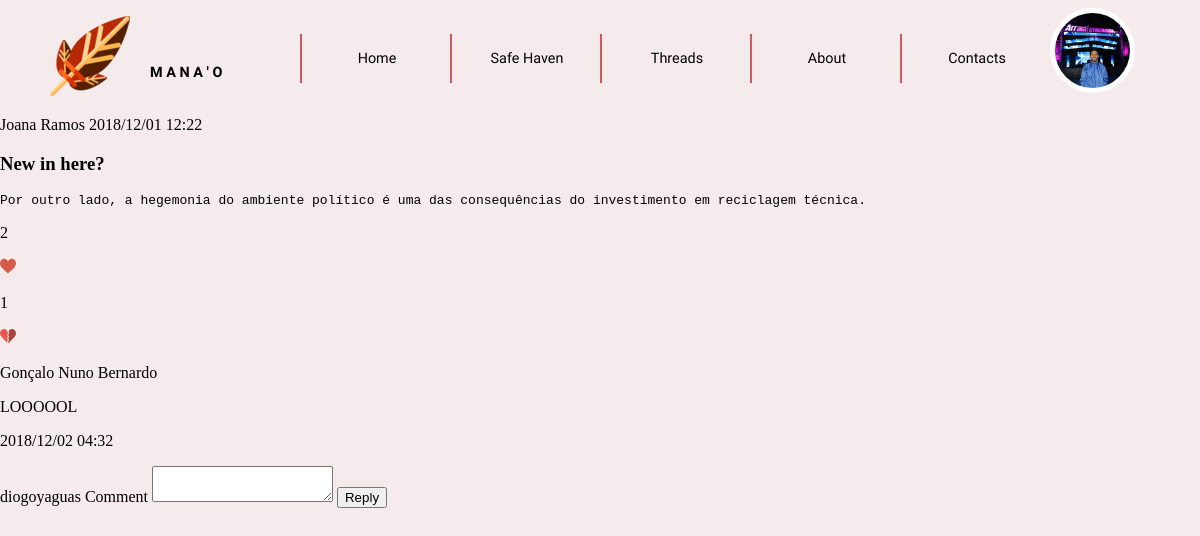
Screenshot of /templates/viewPost.php?id=2 (signed in) with the database file from the repository.
### tables this page shows
CREATE TABLE User (ID INTEGER PRIMARY KEY AUTOINCREMENT, Username STRING UNIQUE NOT NULL, Password CHAR (256) NOT NULL, Name STRING NOT NULL, Email STRING NOT NULL UNIQUE, Bio STRING, Profile_Pic STRING NOT NULL DEFAULT "default.png", Posts INTEGER DEFAULT 0, Comments INTEGER DEFAULT 0, Upvotes INTEGER DEFAULT 0, Downvotes INTEGER DEFAULT 0, ParticipationDate STRING NOT NULL);

CREATE TABLE Post (ID INTEGER PRIMARY KEY AUTOINCREMENT, User_ID INTEGER NOT NULL REFERENCES User (ID), Title STRING NOT NULL, Text STRING NOT NULL, Date STRING NOT NULL, Upvotes INTEGER DEFAULT 0, Downvotes INTEGER DEFAULT 0);

CREATE TABLE Comments (ID INTEGER PRIMARY KEY AUTOINCREMENT, Post_ID INTEGER REFERENCES Post, User_ID INTEGER NOT NULL REFERENCES User (ID), Text STRING NOT NULL, Date STRING NOT NULL, Upvotes INTEGER DEFAULT 0, Downvotes INTEGER DEFAULT 0);

### database/user.php (called while the page is built, shortened)
<?php
      function getName($userID) {
        global $dbh;
        try {
          $stmt = $dbh->prepare('SELECT Name FROM User WHERE ID = ?');
          $stmt->execute(array($userID));
          if($row = $stmt->fetch()){
            return $row['Name'];
          }
        }catch(PDOException $e) {
          return -1;
        }
      }
    function getUserPhoto($userID) {
      global $dbh;
      try {
        $stmt = $dbh->prepare('SELECT Profile_Pic FROM User WHERE ID = ?');
        if($stmt->execute(array($userID))) {
          $row = $stmt->fetch();
          return $row['Profile_Pic'];
        }
      }catch(PDOException $e) {
        return null;
      }
    }
?>

### database/post.php (called while the page is built, shortened)
<?php
	function getPostByID($postID)
	{
		global $dbh;
		try {
			$stmt = $dbh->prepare('SELECT * from Post WHERE ID = ?');
			if($stmt->execute(array($postID)))
				return $stmt->fetch();
			else
				return -1;
		} catch(PDOException $e) {
			return -1;
		}
	}
	function getPostComments($postID)
	{
		global $dbh;
		try {
			$stmt = $dbh->prepare('SELECT * from Comments WHERE Post_ID = ?');
			if($stmt->execute(array($postID)))
				return $stmt->fetchAll();
			else
				return -1;
		} catch(PDOException $e) {
			return -1;
		}
	}
?>

### templates/viewPost.php (the view, shortened to what this page needs)
<?php
include_once ("header.php");
?>
    <!DOCTYPE html>
    <html>
    <head>
        <link href="../css/main_layout.css" rel="stylesheet">
        <link href="../css/main_style.css" rel="stylesheet">
        <link href="../css/posts.css" rel="stylesheet">
    </head>
    <body>
        <?php
            include_once ("../includes/init.php");
			include_once ("../database/post.php");
			include_once ("../actions/verifyAndConvertText.php");
            $post = getPostByID($_GET['id']);
            $comments = getPostComments($_GET['id']);
        ?>
            <section class="viewPost">
				<div id="post">
					<article>
						<header>
							<span class="author">
								<?php echo getName($post['User_ID']) ?>
							</span>
							<span class="date">
								<?=$post['Date'] ?>
							</span>
						</header>
						<div>
							<h1>
								<?=$post['Title'] ?>
							</h1>
						</div>
						<div>
							<pre id="text"><?php convertText($post['Text']); ?></pre>
						</div>
					</article>
					<footer>
						<div id="upvotes">
							<p id="upvote">
								<?=$post['Upvotes']?>
							</p>
							<img src="../images/upvote.png"alt="Upvote">
						</div>
						<div id="downvotes">
							<p id="downvote">
								<?=$post['Downvotes']?>
							</p>
							<img src="../images/downvote.png"alt="Downvote">
						</div>
					</footer>
				</div>
				<div id="comments">
				<?php  foreach($comments as $comment){ ?>
						<article>
							<p id="name">
								<?php echo getName($comment['User_ID']) ?>
							</p>
							<div id="commentText">
							</div>
							<p id="commentDate">
								<?=$comment['Date'] ?>
							</p>
						</article>
				<?php unset($comment); } ?>
				</div>
					<label>
						<?=$_SESSION['username']?>
					</label>
					<label>Comment
						<textarea id="newCommentText" name="text" wrap="hard"></textarea>
					</label>
					<input id="replyButton" type="submit" value="Reply">
			</section>
	</body>
</html>

### templates/header.php (shortened to what this page needs)
<!DOCTYPE html>
<html>
<head>
    <link href="../css/main_layout.css" rel="stylesheet">
    <link href="../css/main_style.css" rel="stylesheet">
</head>
<body>
    <header>
        <label class="homeButton" type="submit_home" value="" onclick="window.location='home.php';"></label>
        <h3>M A N A ' O</h3>
        <nav id="menu">
            <ol>
                <li><a href="home.php">Home</a></li>
                <li><a href="http://www.pixelthoughts.co/#">Safe Haven</a></li>
                <li><a href="#threads">Threads</a></li>
                <li><a href="about.php">About</a></li>
                <li><a href="contacts.php">Contacts</a></li>
            </ol>
        </nav>
        <div class="dropdown">
                <img id="profile" src="../profilePictures/<?php
                    include_once('../includes/init.php');
                    include_once("../database/user.php");
                    echo getUserPhoto($_SESSION['userID']);
                ?>" alt="Profile picture" onclick="myFunction()" class="dropbtn">
            </div>
    </header>

### actions/verifyAndConvertText.php
<?php
    function convertText($text) {
        $reg_exUrl = "/(http|https|ftp|ftps)\:\/\/[a-zA-Z0-9\-\.]+\.[a-zA-Z]{2,3}(\/\S*)?/";
        if (preg_match($reg_exUrl, $text, $url)) {
            echo preg_replace($reg_exUrl, '<a href="' . $url[0] . '" rel="nofollow">' . $url[0] . '</a>', $text);
        } else echo $text;
}
?>

### css/main_layout.css (style rules this page uses)
body { margin: 0em; }
body > header { margin: 0em; display: grid; grid-template-rows: auto; grid-template-columns: 1fr 1fr 5fr 1fr; grid-template-areas: "manao name navigator profilepic"; position: -webkit-sticky; position: sticky; top: 0; width: 100%; }
.homeButton { grid-area: manao; justify-self: right; align-self: center; height: auto; }
body > header > h3 { grid-area: name; margin: 0em; justify-self: left; align-self: center; }
#menu { grid-area: navigator; justify-self: right; align-self: center; }
#menu ol li { display: inline-flex; width: 100%; justify-self: center; }
#menu ol { margin: 0em; display: grid; grid-template-rows: auto; grid-template-columns: 1fr 1fr 1fr 1fr 1fr; grid-template-areas: "home safehaven threads contacts about"; width: 100%; }
#menu ol > li { justify-self: left; align-self: center; justify-items: center; justify-content: space-evenly; }
#menu ol > :nth-child(1) { grid-area: home; }
#menu ol > :nth-child(2) { grid-area: safehaven; }
#menu ol > :nth-child(3) { grid-area: threads; }
#menu ol > :nth-child(4) { grid-area: contacts; }
#menu ol > :nth-child(5) { grid-area: about; }
.dropbtn { color: white; border: none; cursor: pointer; }
.dropdown { position: relative; display: inline-block; }

### css/main_style.css (style rules this page uses)
:root { --maincolor_bckgrnd: #F5EBED; --color_separator: #996666; --color_text: #000000; --color_manao: #D35763; --color_smallhover: #2a2f33; }
body { margin: 0; background-color: var(--maincolor_bckgrnd); color: var(--color_text); }
body > header { margin: 0; background-color: var(--maincolor_bckgrnd); }
body > header > h3 { margin-top: 2em; font-family: 'Julius Sans One', sans-serif; font-size: 0.9em; text-align: left; height: auto; color: var(--color_text); }
.homeButton { background:url(../images/icon.png) no-repeat; cursor:pointer; border:none; width:100px; height:100px; margin-top:1em; }
#menu { width: 100%; }
#menu ol { margin:0; padding: 0; }
#menu li { align-items: center; list-style-type: none; margin:1em 0; width: 100%; height: 100%; }
#menu li a { font-family: 'Julius Sans One', sans-serif; font-size: 0.9em; color: var(--color_text); text-decoration: none; text-align: center; height: auto; }
nav > ol > li { border-left: 2px solid var(--color_manao); height: 100%; }
#profile { margin-top: 8px; width: 75px; height: 75px; border:5px solid white; border-radius: 100px 100px; }

### css/posts.css (style rules this page uses)
:root { --maincolor_bckgrnd: #F5EBED; --color_separator: #5f3939; --color_text: #000000; --color_manao: #D35763; --color_manao2: #DF7175; --color_smallhover: #2a2f33; }

### rows the page displays
user: Profile_Pic (picture)
post: User_ID.Name "Joana Ramos", Date "2018/12/01 12:22", Title "New in here?", Text "Por outro lado, a hegemonia do ambiente político é uma das consequências do investimento em reciclagem técnica.", Upvotes "2", Downvotes "1"
comments: User_ID.Name "Gonçalo Nuno Bernardo", Text "LOOOOOL", Date "2018/12/02 04:32"

### other values shown
$_SESSION['username'] "diogoyaguas"
